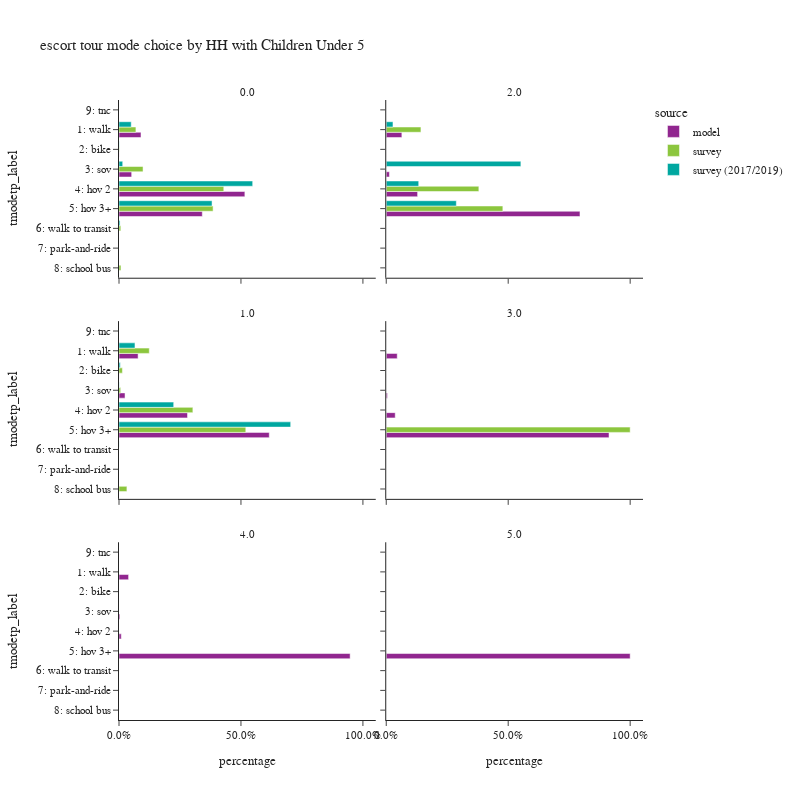

This figure's notebook cell:
### Code cell
plot_mode_choice(es_tour,
                 "hhcu5",
                 {
                  "tmodetp_label":["1: walk","2: bike","3: sov","4: hov 2","5: hov 3+","6: walk to transit",
                                   "7: park-and-ride","8: school bus","9: other–survey only"]},
                 "HH with Children Under 5",2,800)

### Figure 1 — Plotly figure (JSON) as saved in the notebook; plotly's stock layout.template omitted (floating-point values rounded to 4 significant figures)
{"data": [{"alignmentgroup": "True", "customdata": [[51677], [258], [29786], [295781], [195726]], "hovertemplate": "source=model<br>hhcu5=0.0<br>percentage=%{x}<br>tmodetp_label=%{y}<br>sample count=%{customdata[0]}<extra></extra>", "legendgroup": "model", "marker": {"color": "#91268F", "pattern": {"shape": ""}}, "name": "model", "offsetgroup": "model", "orientation": "h", "showlegend": true, "textposition": "auto", "type": "bar", "x": [0.09015, 0.0004501, 0.05196, 0.516, 0.3414], "xaxis": "x5", "y": ["1: walk", "2: bike", "3: sov", "4: hov 2", "5: hov 3+"], "yaxis": "y5"}, {"alignmentgroup": "True", "customdata": [[4511], [8], [917], [9053], [55934]], "hovertemplate": "source=model<br>hhcu5=2.0<br>percentage=%{x}<br>tmodetp_label=%{y}<br>sample count=%{customdata[0]}<extra></extra>", "legendgroup": "model", "marker": {"color": "#91268F", "pattern": {"shape": ""}}, "name": "model", "offsetgroup": "model", "orientation": "h", "showlegend": false, "textposition": "auto", "type": "bar", "x": [0.06406, 0.0001136, 0.01302, 0.1286, 0.7943], "xaxis": "x6", "y": ["1: walk", "2: bike", "3: sov", "4: hov 2", "5: hov 3+"], "yaxis": "y6"}, {"alignmentgroup": "True", "customdata": [[16549], [58], [5223], [59384], [130273]], "hovertemplate": "source=model<br>hhcu5=1.0<br>percentage=%{x}<br>tmodetp_label=%{y}<br>sample count=%{customdata[0]}<extra></extra>", "legendgroup": "model", "marker": {"color": "#91268F", "pattern": {"shape": ""}}, "name": "model", "offsetgroup": "model", "orientation": "h", "showlegend": false, "textposition": "auto", "type": "bar", "x": [0.07825, 0.0002742, 0.0247, 0.2808, 0.616], "xaxis": "x3", "y": ["1: walk", "2: bike", "3: sov", "4: hov 2", "5: hov 3+"], "yaxis": "y3"}, {"alignmentgroup": "True", "customdata": [[339], [1], [36], [277], [6879]], "hovertemplate": "source=model<br>hhcu5=3.0<br>percentage=%{x}<br>tmodetp_label=%{y}<br>sample count=%{customdata[0]}<extra></extra>", "legendgroup": "model", "marker": {"color": "#91268F", "pattern": {"shape": ""}}, "name": "model", "offsetgroup": "model", "orientation": "h", "showlegend": false, "textposition": "auto", "type": "bar", "x": [0.04501, 0.0001328, 0.00478, 0.03678, 0.9133], "xaxis": "x4", "y": ["1: walk", "2: bike", "3: sov", "4: hov 2", "5: hov 3+"], "yaxis": "y4"}, {"alignmentgroup": "True", "customdata": [[21], [2], [5], [506]], "hovertemplate": "source=model<br>hhcu5=4.0<br>percentage=%{x}<br>tmodetp_label=%{y}<br>sample count=%{customdata[0]}<extra></extra>", "legendgroup": "model", "marker": {"color": "#91268F", "pattern": {"shape": ""}}, "name": "model", "offsetgroup": "model", "orientation": "h", "showlegend": false, "textposition": "auto", "type": "bar", "x": [0.03933, 0.003745, 0.009363, 0.9476], "xaxis": "x", "y": ["1: walk", "3: sov", "4: hov 2", "5: hov 3+"], "yaxis": "y"}, {"alignmentgroup": "True", "customdata": [[136]], "hovertemplate": "source=model<br>hhcu5=5.0<br>percentage=%{x}<br>tmodetp_label=%{y}<br>sample count=%{customdata[0]}<extra></extra>", "legendgroup": "model", "marker": {"color": "#91268F", "pattern": {"shape": ""}}, "name": "model", "offsetgroup": "model", "orientation": "h", "showlegend": false, "textposition": "auto", "type": "bar", "x": [1.0], "xaxis": "x2", "y": ["5: hov 3+"], "yaxis": "y2"}, {"alignmentgroup": "True", "customdata": [[56], [5], [46], [230], [155], [13], [5]], "hovertemplate": "source=survey<br>hhcu5=0.0<br>percentage=%{x}<br>tmodetp_label=%{y}<br>sample count=%{customdata[0]}<extra></extra>", "legendgroup": "survey", "marker": {"color": "#8CC63E", "pattern": {"shape": ""}}, "name": "survey", "offsetgroup": "survey", "orientation": "h", "showlegend": true, "textposition": "auto", "type": "bar", "x": [0.06933, 0.001365, 0.09856, 0.4296, 0.3857, 0.007431, 0.008031], "xaxis": "x5", "y": ["1: walk", "2: bike", "3: sov", "4: hov 2", "5: hov 3+", "6: walk to transit", "8: school bus"], "yaxis": "y5"}, {"alignmentgroup": "True", "customdata": [[9], [20], [22]], "hovertemplate": "source=survey<br>hhcu5=2.0<br>percentage=%{x}<br>tmodetp_label=%{y}<br>sample count=%{customdata[0]}<extra></extra>", "legendgroup": "survey", "marker": {"color": "#8CC63E", "pattern": {"shape": ""}}, "name": "survey", "offsetgroup": "survey", "orientation": "h", "showlegend": false, "textposition": "auto", "type": "bar", "x": [0.1422, 0.3797, 0.4781], "xaxis": "x6", "y": ["1: walk", "4: hov 2", "5: hov 3+"], "yaxis": "y6"}, {"alignmentgroup": "True", "customdata": [[22], [9], [4], [60], [87], [1]], "hovertemplate": "source=survey<br>hhcu5=1.0<br>percentage=%{x}<br>tmodetp_label=%{y}<br>sample count=%{customdata[0]}<extra></extra>", "legendgroup": "survey", "marker": {"color": "#8CC63E", "pattern": {"shape": ""}}, "name": "survey", "offsetgroup": "survey", "orientation": "h", "showlegend": false, "textposition": "auto", "type": "bar", "x": [0.1241, 0.014, 0.006905, 0.3028, 0.5198, 0.0324], "xaxis": "x3", "y": ["1: walk", "2: bike", "3: sov", "4: hov 2", "5: hov 3+", "8: school bus"], "yaxis": "y3"}, {"alignmentgroup": "True", "customdata": [[2]], "hovertemplate": "source=survey<br>hhcu5=3.0<br>percentage=%{x}<br>tmodetp_label=%{y}<br>sample count=%{customdata[0]}<extra></extra>", "legendgroup": "survey", "marker": {"color": "#8CC63E", "pattern": {"shape": ""}}, "name": "survey", "offsetgroup": "survey", "orientation": "h", "showlegend": false, "textposition": "auto", "type": "bar", "x": [1.0], "xaxis": "x4", "y": ["5: hov 3+"], "yaxis": "y4"}, {"alignmentgroup": "True", "customdata": [[60], [6], [24], [281], [133], [11], [1]], "hovertemplate": "source=survey (2017/2019)<br>hhcu5=0.0<br>percentage=%{x}<br>tmodetp_label=%{y}<br>sample count=%{customdata[0]}<extra></extra>", "legendgroup": "survey (2017/2019)", "marker": {"color": "#00A7A0", "pattern": {"shape": ""}}, "name": "survey (2017/2019)", "offsetgroup": "survey (2017/2019)", "orientation": "h", "showlegend": true, "textposition": "auto", "type": "bar", "x": [0.05009, 0.0008549, 0.01515, 0.5481, 0.3815, 0.004322, 4.69e-05], "xaxis": "x5", "y": ["1: walk", "2: bike", "3: sov", "4: hov 2", "5: hov 3+", "6: walk to transit", "9: tnc"], "yaxis": "y5"}, {"alignmentgroup": "True", "customdata": [[10], [4], [8], [51]], "hovertemplate": "source=survey (2017/2019)<br>hhcu5=2.0<br>percentage=%{x}<br>tmodetp_label=%{y}<br>sample count=%{customdata[0]}<extra></extra>", "legendgroup": "survey (2017/2019)", "marker": {"color": "#00A7A0", "pattern": {"shape": ""}}, "name": "survey (2017/2019)", "offsetgroup": "survey (2017/2019)", "orientation": "h", "showlegend": false, "textposition": "auto", "type": "bar", "x": [0.02765, 0.5519, 0.1331, 0.2874], "xaxis": "x6", "y": ["1: walk", "3: sov", "4: hov 2", "5: hov 3+"], "yaxis": "y6"}, {"alignmentgroup": "True", "customdata": [[29], [2], [1], [66], [108], [2]], "hovertemplate": "source=survey (2017/2019)<br>hhcu5=1.0<br>percentage=%{x}<br>tmodetp_label=%{y}<br>sample count=%{customdata[0]}<extra></extra>", "legendgroup": "survey (2017/2019)", "marker": {"color": "#00A7A0", "pattern": {"shape": ""}}, "name": "survey (2017/2019)", "offsetgroup": "survey (2017/2019)", "orientation": "h", "showlegend": false, "textposition": "auto", "type": "bar", "x": [0.06545, 0.005227, 0.0008296, 0.2242, 0.7038, 0.0004287], "xaxis": "x3", "y": ["1: walk", "2: bike", "3: sov", "4: hov 2", "5: hov 3+", "6: walk to transit"], "yaxis": "y3"}], "layout": {"annotations": [{"font": {}, "showarrow": false, "text": "4.0", "x": 0.245, "xanchor": "center", "xref": "paper", "y": 0.2867, "yanchor": "bottom", "yref": "paper"}, {"font": {}, "showarrow": false, "text": "5.0", "x": 0.755, "xanchor": "center", "xref": "paper", "y": 0.2867, "yanchor": "bottom", "yref": "paper"}, {"font": {}, "showarrow": false, "text": "1.0", "x": 0.245, "xanchor": "center", "xref": "paper", "y": 0.6433, "yanchor": "bottom", "yref": "paper"}, {"font": {}, "showarrow": false, "text": "3.0", "x": 0.755, "xanchor": "center", "xref": "paper", "y": 0.6433, "yanchor": "bottom", "yref": "paper"}, {"font": {}, "showarrow": false, "text": "0.0", "x": 0.245, "xanchor": "center", "xref": "paper", "y": 1.0, "yanchor": "bottom", "yref": "paper"}, {"font": {}, "showarrow": false, "text": "2.0", "x": 0.755, "xanchor": "center", "xref": "paper", "y": 1.0, "yanchor": "bottom", "yref": "paper"}], "barmode": "group", "height": 800, "legend": {"title": {"text": "source"}, "tracegroupgap": 0}, "title": {"text": "escort tour mode choice by HH with Children Under 5"}, "width": 800, "xaxis": {"anchor": "y", "domain": [0.0, 0.49], "tickformat": ".1%", "title": {"text": "percentage"}}, "xaxis2": {"anchor": "y2", "domain": [0.51, 1.0], "matches": "x", "tickformat": ".1%", "title": {"text": "percentage"}}, "xaxis3": {"anchor": "y3", "domain": [0.0, 0.49], "matches": "x", "showticklabels": false, "tickformat": ".1%"}, "xaxis4": {"anchor": "y4", "domain": [0.51, 1.0], "matches": "x", "showticklabels": false, "tickformat": ".1%"}, "xaxis5": {"anchor": "y5", "domain": [0.0, 0.49], "matches": "x", "showticklabels": false, "tickformat": ".1%"}, "xaxis6": {"anchor": "y6", "domain": [0.51, 1.0], "matches": "x", "showticklabels": false, "tickformat": ".1%"}, "yaxis": {"anchor": "x", "categoryarray": ["9: other–survey only", "8: school bus", "7: park-and-ride", "6: walk to transit", "5: hov 3+", "4: hov 2", "3: sov", "2: bike", "1: walk"], "categoryorder": "array", "domain": [0.0, 0.2867], "title": {"text": "tmodetp_label"}}, "yaxis2": {"anchor": "x2", "domain": [0.0, 0.2867], "matches": "y", "showticklabels": false}, "yaxis3": {"anchor": "x3", "categoryarray": ["9: other–survey only", "8: school bus", "7: park-and-ride", "6: walk to transit", "5: hov 3+", "4: hov 2", "3: sov", "2: bike", "1: walk"], "categoryorder": "array", "domain": [0.3567, 0.6433], "matches": "y", "title": {"text": "tmodetp_label"}}, "yaxis4": {"anchor": "x4", "domain": [0.3567, 0.6433], "matches": "y", "showticklabels": false}, "yaxis5": {"anchor": "x5", "categoryarray": ["9: other–survey only", "8: school bus", "7: park-and-ride", "6: walk to transit", "5: hov 3+", "4: hov 2", "3: sov", "2: bike", "1: walk"], "categoryorder": "array", "domain": [0.7133, 1.0], "matches": "y", "title": {"text": "tmodetp_label"}}, "yaxis6": {"anchor": "x6", "domain": [0.7133, 1.0], "matches": "y", "showticklabels": false}}}
